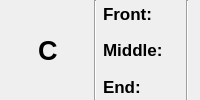
        <widget class="QWidget" name="widget_99" native="true">
         <layout class="QHBoxLayout" name="horizontalLayout_341">
          <property name="topMargin">
           <number>0</number>
          </property>
          <property name="bottomMargin">
           <number>0</number>
          </property>
          <item>
           <widget class="QLabel" name="label_170">
            <property name="font">
             <font>
              <family>Segoe UI</family>
              <pointsize>20</pointsize>
              <weight>75</weight>
              <italic>false</italic>
              <bold>true</bold>
             </font>
            </property>
            <property name="styleSheet">
             <string notr="true">border: none;
padding: 20px;
border-left: none;</string>
            </property>
            <property name="text">
             <string>C</string>
            </property>
           </widget>
          </item>
          <item>
           <widget class="Line" name="line_11">
            <property name="orientation">
             <enum>Qt::Vertical</enum>
            </property>
           </widget>
          </item>
          <item>
           <widget class="QWidget" name="widget_100" native="true">
            <property name="styleSheet">
             <string notr="true">border-left: none;</string>
            </property>
            <layout class="QVBoxLayout" name="verticalLayout_64">
             <property name="spacing">
              <number>10</number>
             </property>
             <property name="leftMargin">
              <number>0</number>
             </property>
             <property name="topMargin">
              <number>0</number>
             </property>
             <property name="rightMargin">
              <number>0</number>
             </property>
             <property name="bottomMargin">
              <number>0</number>
             </property>
             <item>
              <widget class="QWidget" name="widget_111" native="true">
               <property name="maximumSize">
                <size>
                 <width>16777215</width>
                 <height>75</height>
                </size>
               </property>
               <layout class="QHBoxLayout" name="horizontalLayout_343" stretch="0">
                <property name="leftMargin">
                 <number>0</number>
                </property>
                <property name="topMargin">
                 <number>0</number>
                </property>
                <property name="rightMargin">
                 <number>5</number>
                </property>
                <property name="bottomMargin">
                 <number>0</number>
                </property>
                <item>
                 <widget class="QLabel" name="label_172">
                  <property name="font">
                   <font>
                    <family>Segoe UI</family>
                    <pointsize>13</pointsize>
                    <weight>75</weight>
                    <italic>false</italic>
                    <bold>true</bold>
                   </font>
                  </property>
                  <property name="text">
                   <string>Front:</string>
                  </property>
                 </widget>
                </item>
               </layout>
              </widget>
             </item>
             <item>
              <widget class="QWidget" name="widget_112" native="true">
               <property name="maximumSize">
                <size>
                 <width>16777215</width>
                 <height>75</height>
                </size>
               </property>
               <layout class="QHBoxLayout" name="horizontalLayout_344" stretch="0">
                <property name="leftMargin">
                 <number>0</number>
                </property>
                <property name="topMargin">
                 <number>0</number>
                </property>
                <property name="rightMargin">
                 <number>5</number>
                </property>
                <property name="bottomMargin">
                 <number>0</number>
                </property>
                <item>
                 <widget class="QLabel" name="label_173">
                  <property name="font">
                   <font>
                    <family>Segoe UI</family>
                    <pointsize>13</pointsize>
                    <weight>75</weight>
                    <italic>false</italic>
                    <bold>true</bold>
                   </font>
                  </property>
                  <property name="text">
                   <string>Middle:</string>
                  </property>
                 </widget>
                </item>
               </layout>
              </widget>
             </item>
             <item>
              <widget class="QWidget" name="widget_113" native="true">
               <property name="maximumSize">
                <size>
                 <width>16777215</width>
                 <height>75</height>
                </size>
               </property>
               <layout class="QHBoxLayout" name="horizontalLayout_345" stretch="0">
                <property name="leftMargin">
                 <number>0</number>
                </property>
                <property name="topMargin">
                 <number>0</number>
                </property>
                <property name="rightMargin">
                 <number>5</number>
                </property>
                <property name="bottomMargin">
                 <number>0</number>
                </property>
                <item>
                 <widget class="QLabel" name="label_174">
                  <property name="font">
                   <font>
                    <family>Segoe UI</family>
                    <pointsize>13</pointsize>
                    <weight>75</weight>
                    <italic>false</italic>
                    <bold>true</bold>
                   </font>
                  </property>
                  <property name="text">
                   <string>End:</string>
                  </property>
                 </widget>
                </item>
               </layout>
              </widget>
             </item>
            </layout>
           </widget>
          </item>
          <item>
           <widget class="Line" name="line_18">
            <property name="orientation">
             <enum>Qt::Vertical</enum>
            </property>
           </widget>
          </item>
         </layout>
        </widget>
